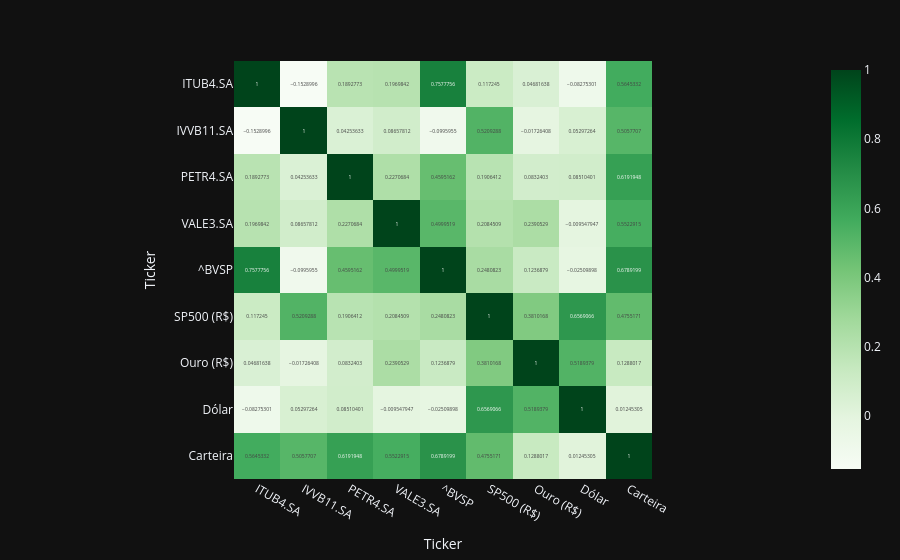

The code cell stored with this chart in its notebook:
### Markdown cell above
### Parte 3: Análise de Risco

### Code cell
import numpy as np

# correlação
df_cotacoes["Carteira"] = df_carteira["Total"]

# rentabilidade diária -> função logaritmica
tabela_rentabilidade_diaria = df_cotacoes / df_cotacoes.shift(1)
tabela_rentabilidade_diaria = np.log(tabela_rentabilidade_diaria).dropna()
tabela_correlacao = tabela_rentabilidade_diaria.corr()

grafico_correlacao = px.imshow(tabela_correlacao, text_auto=True, color_continuous_scale="greens")
grafico_correlacao.update_layout(template="plotly_dark")
grafico_correlacao.show()

# variância dos retornos diários do ativo (aplicando a função logarítmica)

tabela_volatilidade = tabela_rentabilidade_diaria.std() * np.sqrt(252)

display(tabela_volatilidade)

### Figure 1 — Plotly figure (JSON) as saved in the notebook; plotly's stock layout.template omitted (floating-point values rounded to 4 significant figures)
{"data": [{"coloraxis": "coloraxis", "hovertemplate": "Ticker: %{x}<br>Ticker: %{y}<br>color: %{z}<extra></extra>", "name": "0", "texttemplate": "%{z}", "type": "heatmap", "x": ["ITUB4.SA", "IVVB11.SA", "PETR4.SA", "VALE3.SA", "^BVSP", "SP500 (R$)", "Ouro (R$)", "Dólar", "Carteira"], "xaxis": "x", "y": ["ITUB4.SA", "IVVB11.SA", "PETR4.SA", "VALE3.SA", "^BVSP", "SP500 (R$)", "Ouro (R$)", "Dólar", "Carteira"], "yaxis": "y", "z": [[1.0, -0.1529, 0.1893, 0.197, 0.7578, 0.1172, 0.04682, -0.08275, 0.5645], [-0.1529, 1.0, 0.04254, 0.08658, -0.0996, 0.5209, -0.01726, 0.05297, 0.5058], [0.1893, 0.04254, 1.0, 0.2271, 0.4595, 0.1906, 0.08324, 0.0851, 0.6192], [0.197, 0.08658, 0.2271, 1.0, 0.5, 0.2085, 0.2391, -0.009548, 0.5523], [0.7578, -0.0996, 0.4595, 0.5, 1.0, 0.2481, 0.1237, -0.0251, 0.6789], [0.1172, 0.5209, 0.1906, 0.2085, 0.2481, 1.0, 0.381, 0.6569, 0.4755], [0.04682, -0.01726, 0.08324, 0.2391, 0.1237, 0.381, 1.0, 0.5189, 0.1288], [-0.08275, 0.05297, 0.0851, -0.009548, -0.0251, 0.6569, 0.5189, 1.0, 0.01245], [0.5645, 0.5058, 0.6192, 0.5523, 0.6789, 0.4755, 0.1288, 0.01245, 1.0]]}], "layout": {"coloraxis": {"colorscale": [[0, "rgb(247,252,245)"], [0.125, "rgb(229,245,224)"], [0.25, "rgb(199,233,192)"], [0.375, "rgb(161,217,155)"], [0.5, "rgb(116,196,118)"], [0.625, "rgb(65,171,93)"], [0.75, "rgb(35,139,69)"], [0.875, "rgb(0,109,44)"], [1, "rgb(0,68,27)"]]}, "margin": {"t": 60}, "xaxis": {"anchor": "y", "constrain": "domain", "domain": [0, 1], "scaleanchor": "y", "title": {"text": "Ticker"}}, "yaxis": {"anchor": "x", "autorange": "reversed", "constrain": "domain", "domain": [0, 1], "title": {"text": "Ticker"}}}}
